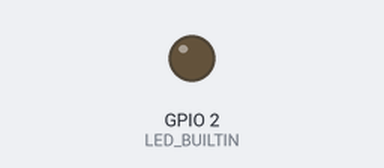
A sketch run on a simulated ESP32. On the bench: output pins drawn as LEDs (lit = HIGH). Random numbers use the default seed unless the sketch sets one; what the sketch prints to the serial monitor is not drawn.

Above: at 0.5 s.
Timing chart, 0 to 3.0 s (numbered marks = the images above):
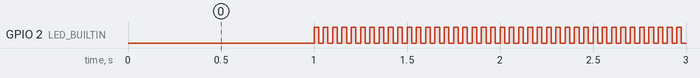

The sketch:

Mutex_FreeRTOS_esp32.ino
```cpp
// Use only 1 core for demo purpose
#if CONFIG_FREERTOS_UNICORE
static const BaseType_t app_cpu = 0;
#else
static const BaseType_t app_cpu = 1;
#endif

//  Globals
uint16_t my_integer;
SemaphoreHandle_t myMutex;

//  Settings

//  Functions
void task_a(void *pvParameters);

void setup() {
  Serial.begin(600);
  vTaskDelay(1000 / portTICK_PERIOD_MS);

  myMutex = xSemaphoreCreateMutex();

  xTaskCreatePinnedToCore(
    task_a,
    "Task A",
    1024,
    NULL,
    1,
    NULL,
    app_cpu
  );

  xTaskCreatePinnedToCore(
    task_a,
    "Task B",
    1024,
    NULL,
    1,
    NULL,
    app_cpu
  );

  vTaskDelete(NULL);
}

void task_a(void *pvParameters){
  uint16_t local_var;
  pinMode(LED_BUILTIN, OUTPUT);
  while(1){
    if(xSemaphoreTake(myMutex, 0) == pdTRUE){
      local_var = my_integer;
      local_var ++;
      vTaskDelay(random(50, 500) / portTICK_PERIOD_MS);
      my_integer = local_var;

      xSemaphoreGive(myMutex);
      Serial.println(my_integer);
    }else{
      digitalWrite(LED_BUILTIN, HIGH);
      vTaskDelay(25 / portTICK_PERIOD_MS);
      digitalWrite(LED_BUILTIN, LOW);
      vTaskDelay(25 / portTICK_PERIOD_MS);
    }
  }
}

void loop() {
  // put your main code here, to run repeatedly:

}
```

Measured:
- by itself, GPIO 2 (LED_BUILTIN): alternates HIGH for 0.03 s and LOW for 0.03 s
